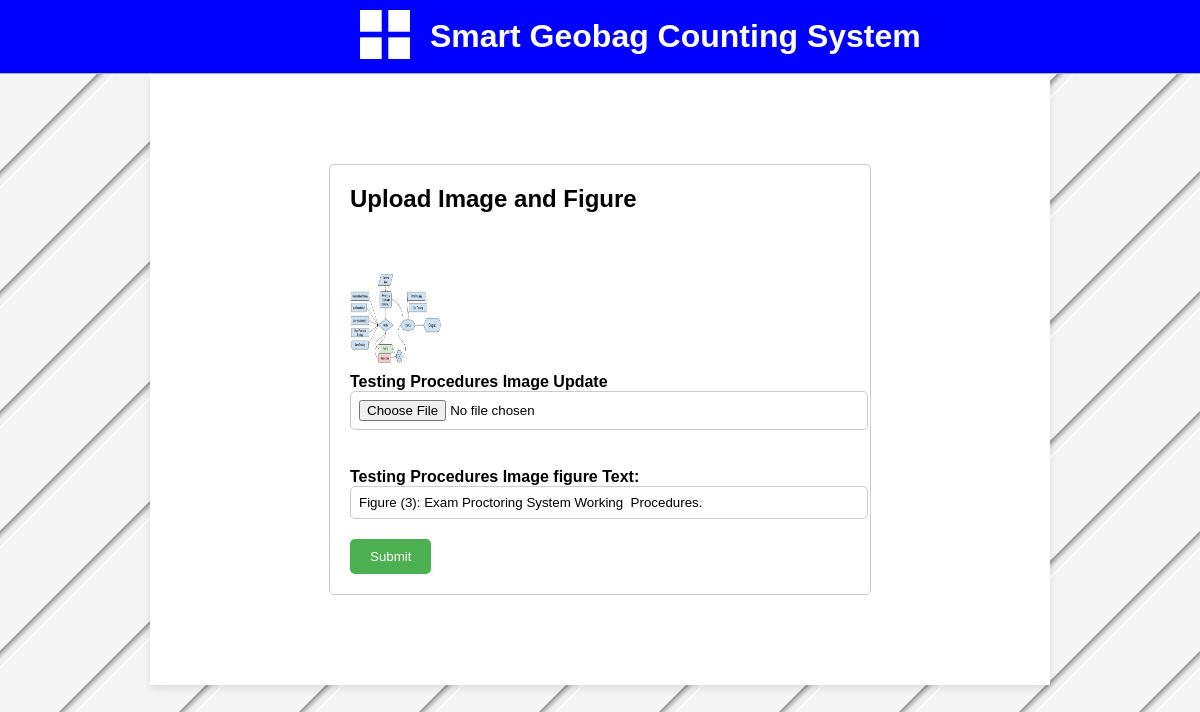
Screenshot of /testingprocedures_edit/1 with the database file from the repository.
### examproctoringsystem/models.py (models this page shows)
class TestingProcedures(models.Model):
    testing_procedures_img = models.ImageField(upload_to='Geobag_at_RiverBank_img/', default='No images')
    testing_procedures_figure_text = models.CharField(max_length = 500)

### examproctoringsystem/views.py (the view)
# urls.py: path('testingprocedures_edit/<int:id>', views.testingprocedures_edit, name = 'testingprocedures_edit'),
def testingprocedures_edit(request, id):
    testingproceduresdata = TestingProcedures.objects.get(id=id)
    data = {"testingproceduresdata": testingproceduresdata}
    return render(request,'testingprocedureUpdate.html',data)

### templates/testingprocedureUpdate.html (shortened to what this page needs)
{% load static %}
<!DOCTYPE html>
<html lang="en">
<head>
    <link rel="stylesheet" href="https://cdnjs.cloudflare.com/ajax/libs/font-awesome/4.7.0/css/font-awesome.min.css">
    <link rel="stylesheet" href="https://cdnjs.cloudflare.com/ajax/libs/font-awesome/5.15.4/css/all.min.css">
    <link rel="stylesheet" href="{% static 'css/style.css' %}">
</head>
<body>
<div class = "Top-Section">
    <div class="top_bar">
        <div class = "logo">
          <a href=""><img src="{% static 'images/logo.png' %}"  alt="" >
            </a>
        <h1>Smart Geobag Counting System</h1>
    </div>
    </div>
</div>
<div class="body-section">
    <div class="form-container">
        <h2>Upload Image and Figure</h2>
        <form action="{% url 'testingprocedures_update' %}"  method="POST" enctype="multipart/form-data">
          <input type="hidden" name="id" value="{{testingproceduresdata.id}}" id=""><br><br>
        <div class="form-group">
          {% if testingproceduresdata.testing_procedures_img %}
          <img src="{{ testingproceduresdata.testing_procedures_img.url }}" alt="{{ testingproceduresdata.testing_procedures_img.name }}" style="height: 100px; width:100px;"><br>
          {% endif %}
          <label for="exampleInputImage" class="form-label">Testing Procedures Image Update</label>
          <input type="file" class="form-control" id="exampleInputImage" name="testing_procedures_img" value="{{ testingproceduresdata.testing_procedures_img.url }}" accept="image/*"><br><br>
        </div>
          <div class="form-group">
            <label for="title">Testing Procedures Image figure Text:</label>
            <input type="text" id="image_figure_text" name="testing_procedures_figure_text" value ="{{testingproceduresdata.testing_procedures_figure_text}}">
          </div>
          <button type="submit">Submit</button>
        </form>
      </div>
</div>
</body>
</html>

### static/css/style.css (style rules this page uses)
body { font-family: Arial, sans-serif; margin: 0; padding: 0; background-image: url('/static/images/back-3.png'); background-size: cover; background-position: center; background-repeat: repeat; height: 1200px; }
.Top-Section { position: sticky; top: 0; z-index: 1000; background-color: white; }
.top_bar { display: flex; align-items: center; padding: 10px; border-bottom: 1px solid #b4afaf; background: blue; }
.logo { display: flex; align-items: center; margin-left: 350px; }
.logo a img { width: 50px; margin-right: 20px; }
.logo h1 { margin: 0; font-size: 32px; color: white; align-items: center; }
.body-section { margin-left: 150px; margin-right: 150px; background-color: #ffffff; padding: 40px; box-shadow: 0 4px 8px rgba(0, 0, 0, 0.1); }
.form-container { max-width: 500px; margin: 50px auto; padding: 20px; border: 1px solid #ccc; border-radius: 5px; }
.form-container h2 { margin-top: 0; }
.form-group { margin-bottom: 20px; }
.form-group label { display: block; font-weight: bold; }
.form-group input[type="file"], .form-group input[type="text"] { width: 100%; padding: 8px; border: 1px solid #ccc; border-radius: 5px; }
button { background-color: #4CAF50; color: white; padding: 10px 20px; border: none; border-radius: 5px; cursor: pointer; }

### rows the page displays
TestingProcedures: testing_procedures_img (picture), testing_procedures_figure_text "Figure (3): Exam Proctoring System Working Procedures."
